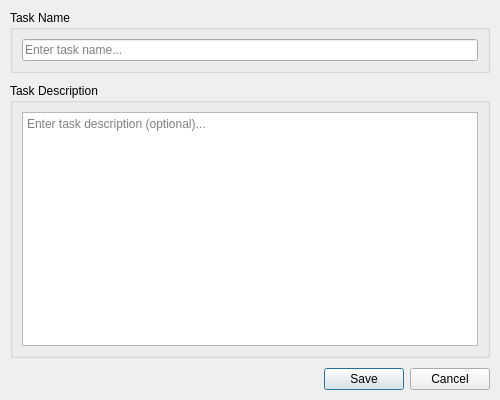
<?xml version="1.0" encoding="UTF-8"?>
<ui version="4.0">
 <class>Tasklists_AddTask</class>
 <widget class="QDialog" name="Tasklists_AddTask">
  <property name="geometry">
   <rect>
    <x>0</x>
    <y>0</y>
    <width>500</width>
    <height>400</height>
   </rect>
  </property>
  <property name="windowTitle">
   <string>Task</string>
  </property>
  <layout class="QVBoxLayout" name="verticalLayout">
   <property name="spacing">
    <number>10</number>
   </property>
   <property name="leftMargin">
    <number>10</number>
   </property>
   <property name="topMargin">
    <number>10</number>
   </property>
   <property name="rightMargin">
    <number>10</number>
   </property>
   <property name="bottomMargin">
    <number>10</number>
   </property>
   <item>
    <widget class="QGroupBox" name="groupBox_TaskName">
     <property name="title">
      <string>Task Name</string>
     </property>
     <layout class="QHBoxLayout" name="horizontalLayout">
      <item>
       <widget class="QLineEdit" name="lineEdit_TaskName">
        <property name="placeholderText">
         <string>Enter task name...</string>
        </property>
       </widget>
      </item>
     </layout>
    </widget>
   </item>
   <item>
    <widget class="QGroupBox" name="groupBox_Description">
     <property name="title">
      <string>Task Description</string>
     </property>
     <property name="sizePolicy">
      <sizepolicy hsizetype="Preferred" vsizetype="Expanding">
       <horstretch>0</horstretch>
       <verstretch>1</verstretch>
      </sizepolicy>
     </property>
     <layout class="QVBoxLayout" name="verticalLayout_2">
      <item>
       <widget class="QPlainTextEdit" name="plainTextEdit_Simple_Desc">
        <property name="placeholderText">
         <string>Enter task description (optional)...</string>
        </property>
       </widget>
      </item>
     </layout>
    </widget>
   </item>
   <item>
    <widget class="QDialogButtonBox" name="buttonBox">
     <property name="orientation">
      <enum>Qt::Horizontal</enum>
     </property>
     <property name="standardButtons">
      <set>QDialogButtonBox::Cancel|QDialogButtonBox::Save</set>
     </property>
    </widget>
   </item>
  </layout>
 </widget>
 <resources/>
 <connections>
  <connection>
   <sender>buttonBox</sender>
   <signal>accepted()</signal>
   <receiver>Tasklists_AddTask</receiver>
   <slot>accept()</slot>
   <hints>
    <hint type="sourcelabel">
     <x>248</x>
     <y>254</y>
    </hint>
    <hint type="destinationlabel">
     <x>157</x>
     <y>274</y>
    </hint>
   </hints>
  </connection>
  <connection>
   <sender>buttonBox</sender>
   <signal>rejected()</signal>
   <receiver>Tasklists_AddTask</receiver>
   <slot>reject()</slot>
   <hints>
    <hint type="sourcelabel">
     <x>316</x>
     <y>260</y>
    </hint>
    <hint type="destinationlabel">
     <x>286</x>
     <y>274</y>
    </hint>
   </hints>
  </connection>
 </connections>
</ui>
